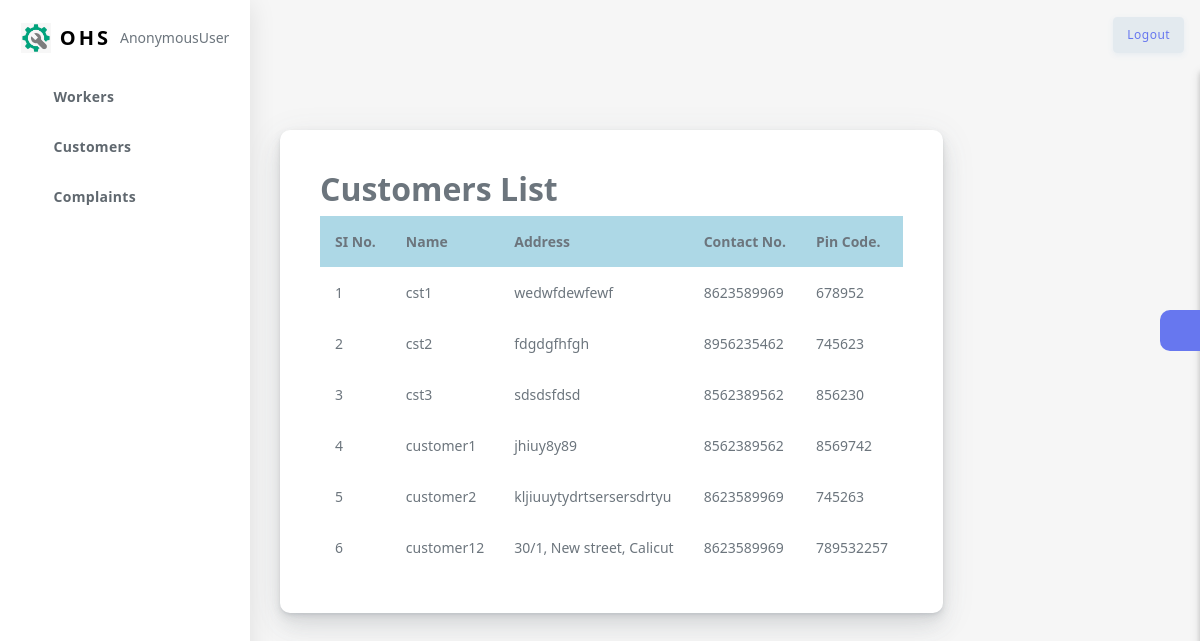
/workercustomerview, run on the app's committed database.
### OnlineHomeServiceApp/models.py (models this page shows, shortened)
class Customer(models.Model):
    user = models.ForeignKey(Login,on_delete=models.CASCADE,related_name='customer')
    name = models.CharField(max_length=100)
    email=models.EmailField()
    contact_no=models.CharField(max_length=50)
    home_address=models.CharField(max_length=250)
    pincode=models.IntegerField()

### OnlineHomeServiceApp/views.py (the view)
# urls.py: path('workercustomerview',views.workercustomerview,name='workercustomerview'),
def workercustomerview(request):
    wc = Customer.objects.all()
    return render(request,'WORKER/workercustomerview.html',{'wc':wc})

### templates/WORKER/workercustomerview.html (shortened to what this page needs)
{% extends 'WORKER/workerhome.html' %}
{% block content %}
{% load crispy_forms_tags %}
<div class="section-body">
<div class="invoice">
     <h2>Customers List</h2>
              <div class="invoice-print">
      <table width="100%" cellspacing="10" cellpadding="15">
    <tr bgcolor="lightblue">
       <th>  SI No. </th>
       <th>  Name </th>
       <th>  Address </th>
       <th>  Contact No. </th>
       <th>  Pin Code. </th>
    </tr>
    <tr>
         {% for i in wc %}
      <td>{{forloop.counter}}</td>
      <td>{{i.name}}</td>
      <td>{{i.home_address}}</td>
      <td>{{i.contact_no}}</td>
      <td>{{i.pincode}}</td>
    </tr>
                        {% endfor %}
                                                </table>
    {% endblock %}

### templates/WORKER/workerhome.html (style rules this page uses)
.section-body { display: flex; justify-content: space-between; flex-direction: row; flex-wrap: wrap; }
.invoice { border:0px solid black; }

### data on the page
Customer: name "cst1", home_address "wedwfdewfewf", contact_no "8623589969", pincode "678952"
Customer: name "cst2", home_address "fdgdgfhfgh", contact_no "8956235462", pincode "745623"
Customer: name "cst3", home_address "sdsdsfdsd", contact_no "8562389562", pincode "856230"
Customer: name "customer1", home_address "jhiuy8y89", contact_no "8562389562", pincode "8569742"
Customer: name "customer2", home_address "kljiuuytydrtsersersdrtyu", contact_no "8623589969", pincode "745263"
Customer: name "customer12", home_address "30/1, New street, Calicut", contact_no "8623589969", pincode "789532257"

### other printed values
{{ request.user }} "AnonymousUser"
